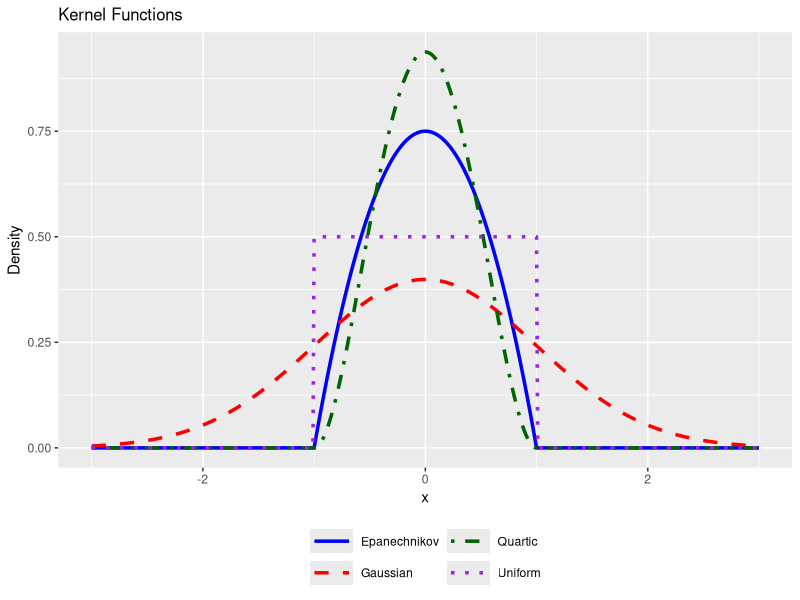

Generate this figure with R:
# Load necessary libraries
library(ggplot2)
library(dplyr)  # Ensure dplyr is loaded

## =====================================================
## 1. Prepare environment & set working directory
## =====================================================

# Set working directory (optional for RStudio users)
if (requireNamespace("rstudioapi", quietly = TRUE) && rstudioapi::isAvailable()) {
  setwd(dirname(rstudioapi::getActiveDocumentContext()$path))
}

## =====================================================
## 2. Define kernel functions
## =====================================================

func_uniform <- function(x) {
  return(ifelse(abs(x) <= 1, 0.5, 0)) # Uniform kernel
}

func_gaussian <- function(x) {
  return(dnorm(x)) # Gaussian kernel
}

func_epan <- function(x) {
  return(ifelse(abs(x) <= 1, 0.75 * (1 - x^2), 0)) # Epanechnikov kernel
}

func_quartic <- function(x) {
  return(ifelse(abs(x) <= 1, 15/16 * (1 - x^2)^2, 0)) # Quartic kernel
}

## =====================================================
## 3. Generate a sequence of x values and plot the kernels
## =====================================================

x_vals <- seq(-3, 3, by = 0.01)

# Create a data frame for each kernel function
df_uniform <- data.frame(x = x_vals, y = func_uniform(x_vals), kernel = "Uniform")
df_gaussian <- data.frame(x = x_vals, y = func_gaussian(x_vals), kernel = "Gaussian")
df_epan <- data.frame(x = x_vals, y = func_epan(x_vals), kernel = "Epanechnikov")
df_quartic <- data.frame(x = x_vals, y = func_quartic(x_vals), kernel = "Quartic")

# Combine all data frames into a single data frame using bind_rows
df_kernels <- bind_rows(df_uniform, df_gaussian, df_epan, df_quartic)

# Create the plot using ggplot2. Colour and line type are both mapped
# so the curves remain distinguishable in black-and-white print.
p <- ggplot(df_kernels, aes(x = x, y = y, color = kernel, linetype = kernel)) +
  geom_line(size = 1.2) +
  labs(title = "Kernel Functions", x = "x", y = "Density") +
  scale_color_manual(values = c("blue", "red", "darkgreen", "purple")) +
  scale_linetype_manual(values = c("solid", "dashed", "dotdash", "dotted")) +
  guides(colour = guide_legend(nrow = 2),
         linetype = guide_legend(nrow = 2)) +
  theme(legend.position = "bottom",
        legend.direction = "horizontal",
        legend.key.width = grid::unit(1.1, "cm"),
        legend.title = element_blank(),
        plot.title = element_text(size = 12))

# Save the plot as a PNG file with the specified size and aspect ratio
ggsave("kernel-functions.png", plot = p, width = 6, height = 4, dpi = 300)
